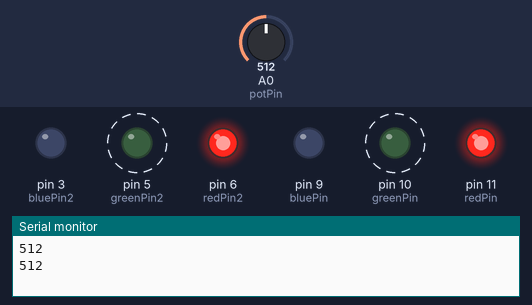
This sketch was run on a simulated Arduino Uno, built with avr-gcc and run on an emulated ATmega328P. On the bench: output pins drawn as LEDs (lit = HIGH), the last lines printed to the serial monitor. Dashed ring = blinking. The test bench sets the inputs (shaded band); at power-on: A0 (potPin) = 512. Random numbers use the default seed unless the sketch sets one.

Above: at 6.8 s.
6.9 s: A0 (potPin) set to 590
At 7.8 s:
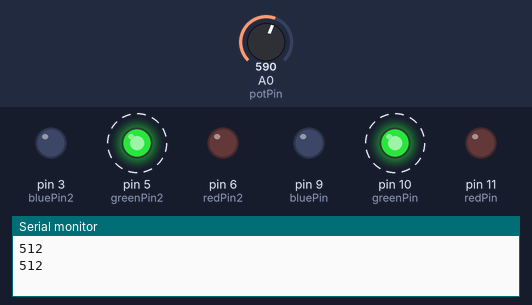
16.5 s: A0 (potPin) set to 616
At 17.8 s:
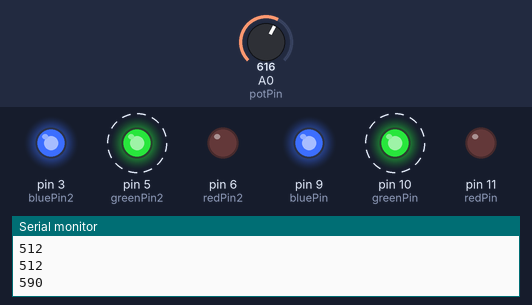
29.9 s: A0 (potPin) set to 207
At 34.7 s:
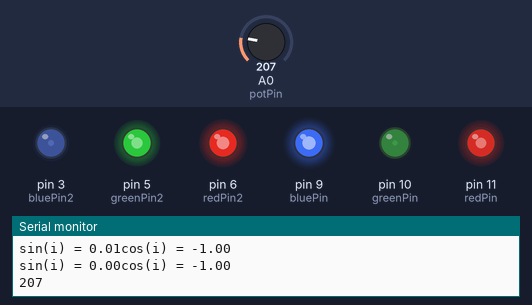
36.6 s: A0 (potPin) set to 187
43.3 s: A0 (potPin) set to 410
Timing chart, 0 to 52.8 s (numbered marks = the images above; inputs shaded):
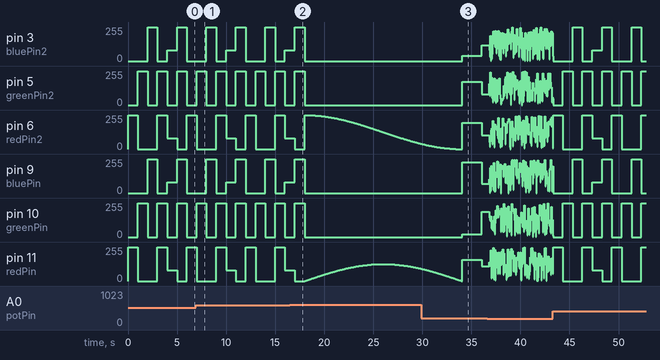

The sketch:

RGB_nightlight.ino
```cpp
/*
Adafruit Arduino - Lesson 3. RGB LED
*/

int redPin = 11;
int greenPin = 10;
int bluePin = 9;
int redPin2 = 6;
int greenPin2 = 5;
int bluePin2 = 3;
int potPin = A0;
int pot_in;
//uncomment this line if using a Common Anode LED
//#define COMMON_ANODE

void setup()
{
  Serial.begin(9600);
  pinMode(redPin, OUTPUT);
  pinMode(greenPin, OUTPUT);
  pinMode(bluePin, OUTPUT);
  pinMode(redPin2, OUTPUT);
  pinMode(greenPin2, OUTPUT);
  pinMode(bluePin2, OUTPUT);
}

void loop()
{
  pot_in = analogRead(potPin);
  Serial.println(pot_in);
  if (pot_in<200){
  setColor1(random(0,255), random(0,255), random(0,255));  // red
  setColor2(random(0,255), random(0,255), random(0,255));  // red
  delay(50);
  }

  else if (pot_in >= 200 && pot_in <400){
  setColor1(random(0,255), random(0,255), random(0,255));  // red
  setColor2(random(0,255), random(0,255), random(0,255));  // red
  delay(random(50,2000));
  }

  else if (pot_in >= 400 && pot_in <600){
  setColor1(255, 0, 0);setColor2(255, 0, 0);  // red
  delay(1000);
  setColor1(0, 255, 0);setColor2(0,255, 0);  // green
  delay(1000);
  setColor1(0, 0, 255);setColor2(0, 0, 255);  // blue
  delay(1000);
  setColor1(255, 255, 0);setColor2(255, 255, 0);  // yellow
  delay(1000);
  setColor1(80, 0, 80); setColor2(80, 0, 80);  // purple
  delay(1000);
  setColor1(0, 255, 255);setColor2(0, 255, 255);  // aqua
  delay(1000);
  }

  else if (pot_in >= 600 && pot_in <800){
    Serial.println("new loop");
    for (float i=0.01;i<3.1415;i=i+0.01){
  setColor1(255*((sin(i)/2)),0,0);
  setColor2(255*(0.5+(cos(i)/2)),0,0);
  Serial.print("sin(i) = "); Serial.print(sin(i));
  Serial.print("cos(i) = ");
  Serial.println(cos(i));
  delay(50);
  }
  }

  else if (pot_in >= 800){
  // fade between reds and yellos
 for(int fadevalue = 5; fadevalue<=255; fadevalue = fadevalue + 5){
  setColor1(fadevalue,0,0);
  setColor2(fadevalue,0,0);
  delay(50);
 }
 for(int fadevalue = 255; fadevalue>=0; fadevalue = fadevalue - 5){
  setColor1(fadevalue,0,0);
  setColor2(fadevalue,0,0);
  delay(50);
 }
 for(int fadevalue = 5; fadevalue<=255; fadevalue = fadevalue + 5){
  setColor1(fadevalue,fadevalue/2,0);
  setColor2(fadevalue,fadevalue/2,0);
  delay(50);
 }
  for(int fadevalue = 255; fadevalue>=0; fadevalue = fadevalue - 5){
  setColor1(fadevalue,fadevalue/2,0);
  setColor2(fadevalue,fadevalue/2,0);
  delay(50);
 }

}
}

void setColor1(int red, int green, int blue)
{
  #ifdef COMMON_ANODE
    red = 255 - red;
    green = 255 - green;
    blue = 255 - blue;
  #endif
  analogWrite(redPin, red);
  analogWrite(greenPin, green);
  analogWrite(bluePin, blue);
}

void setColor2(int red, int green, int blue)
{
  #ifdef COMMON_ANODE
    red = 255 - red;
    green = 255 - green;
    blue = 255 - blue;
  #endif
  analogWrite(redPin2, red);
  analogWrite(greenPin2, green);
  analogWrite(bluePin2, blue);
}
```

Measured:
- the behaviour switches between 599 and 600 on A0 (potPin) (found by bisection; images 1 and 2)
- after the input at 29.9 s, pin 3 (bluePin2): 0/255 → 38/255 after 4.2 s, → 120/255 2.0 s later; pin 5 (greenPin2): 0/255 → 175/255 after 4.2 s, → 80/255 2.0 s later; pin 9 (bluePin): 0/255 → 232/255 after 4.2 s, → 68/255 2.0 s later; pin 10 (greenPin): 0/255 → 19/255 after 4.2 s, → 188/255 2.0 s later
